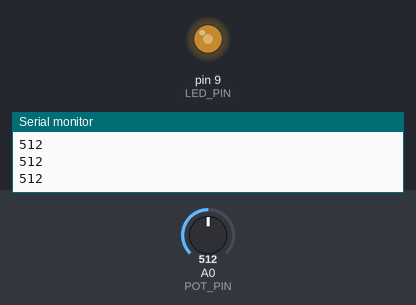
This sketch was run on a simulated Arduino Uno, built with avr-gcc and run on an emulated ATmega328P. On the bench: output pins drawn as LEDs (lit = HIGH), the last lines printed to the serial monitor. The inputs (shaded band) are chosen by the test bench; at power-on: A0 (POT_PIN) = 512.

Above: at 1.2 s.
1.3 s: A0 (POT_PIN) set to 716
At 1.9 s:
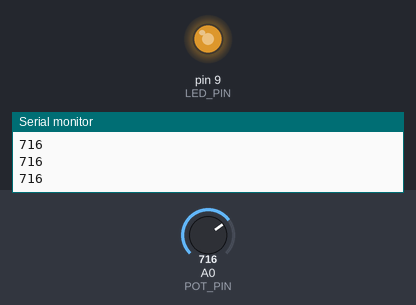
2.8 s: A0 (POT_PIN) set to 900
At 3.3 s:
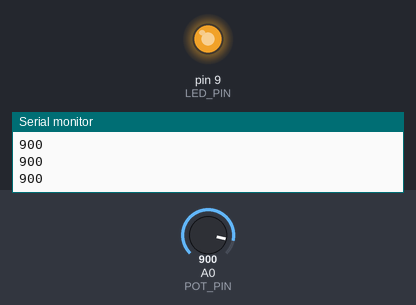
4.3 s: A0 (POT_PIN) set to 122
At 4.6 s:
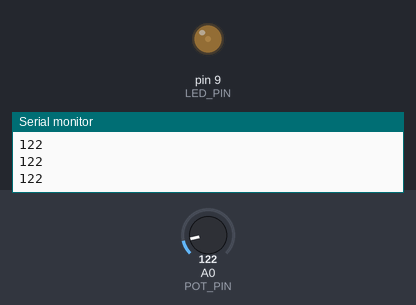
5.8 s: A0 (POT_PIN) set to 0
At 7.0 s:
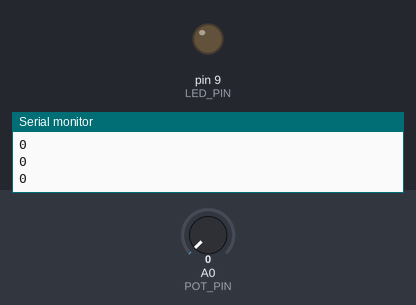
7.3 s: A0 (POT_PIN) set to 511
At 8.3 s:
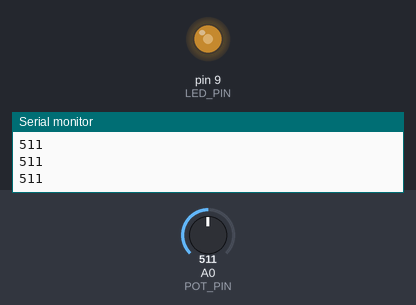
Timing chart, 0 to 9.8 s (numbered marks = the images above; inputs shaded):
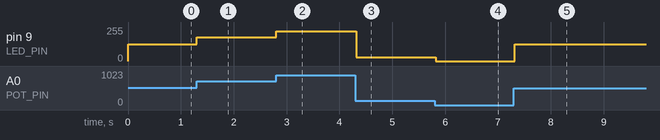

Measured:
- after the input at 1.3 s, pin 9 (LED_PIN): 127/255 → 178/255 at once
- after the input at 2.8 s, pin 9 (LED_PIN): 178/255 → 224/255 at once
- after the input at 4.3 s, pin 9 (LED_PIN): 224/255 → 30/255 at once
- after the input at 5.8 s, pin 9 (LED_PIN): 30/255 → 0/255 at once
- after the input at 7.3 s, pin 9 (LED_PIN): 0/255 → 127/255 at once

The sketch:

03_dimmer_potmeter.ino
```cpp
// Potmeteret styrer lysstyrken på LED-en med PWM.
// Kobling: potmeter ytterbein til 5V og GND, midtbein til A0. LED + 220 ohm på pinne 9 (PWM, merket ~).

const int POT_PIN = A0;
const int LED_PIN = 9;

void setup() {
  pinMode(LED_PIN, OUTPUT);
  Serial.begin(9600);
}

void loop() {
  int verdi = analogRead(POT_PIN);          // 0–1023
  int lysstyrke = map(verdi, 0, 1023, 0, 255); // PWM tar 0–255
  analogWrite(LED_PIN, lysstyrke);
  Serial.println(verdi);                    // Se verdien i seriellmonitor/plotter
  delay(20);
}
```
